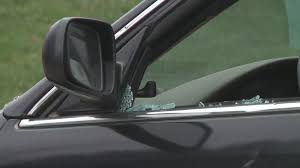
#> input picture supervised_learning/data/training/00-damage/0048.JPEG, 300 x 168 px; its folder holds only this picture in this run
$ jupyter execute --allow-errors traditional_whole_or_damged.ipynb
#> lines starting #> are read from the running program, lines starting #| are printed output that depends on the picture
# Supervised Learning: Whole or Damaged?

This is all done on black and white images

[cell 1]
import cv2
import glob
import matplotlib.pyplot as plt
import numpy as np
import os
from PIL import Image
from sklearn.model_selection import GridSearchCV
from sklearn.naive_bayes import BernoulliNB
from sklearn.neighbors import KNeighborsClassifier
from skimage.io import imread, imshow
from skimage.transform import resize
import time

### Load data

Create the following datasets:
- train_data: unfiltered training images
- train_data_f: bilateral filtered training images
- train_labels: labels for training images
- test_data: unfiltered test images
- test_data_f: bilateral filtered test images
- test_labels: labels for test images

##### Set up training data

[cell 2]
cwd = os.getcwd()
damage_dir = cwd + '/data/training/00-damage/'
whole_dir = cwd + '/data/training/01-whole/'
targetdir = cwd +  '/data/training/clustered/'
damage_move_dir = cwd + '/data_blur/training/damaged/'
whole_move_dir = cwd + '/data_blur/training/whole/'

[cell 3]
# Load the images for original data
damage_image_list = []
damage_filelist = glob.glob(damage_dir + '*.JPEG') + glob.glob(damage_dir + '*.jpg')
damage_filelist.sort()
for i, imagepath in enumerate(damage_filelist):
    print("    Status: %s / %s" %(i+1, len(damage_filelist)), end="\r")
    image = imread(imagepath,as_gray=True)
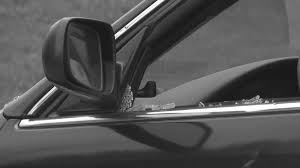
#> image: shape (168, 300) float64; min 0.0476, max 1, mean 0.328
    image = resize(image, (224,224))
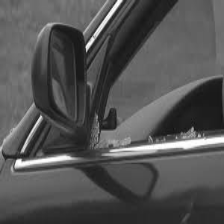
#> image: shape (224, 224) float64; min 0.0734, max 0.999, mean 0.328
    features = np.reshape(image, (224*224))
    damage_image_list.append(features)

whole_image_list = []
whole_filelist = glob.glob(whole_dir + '*.JPEG') + glob.glob(whole_dir + '*.jpg')
whole_filelist.sort()
for i, imagepath in enumerate(whole_filelist):
    print("    Status: %s / %s" %(i+1, len(whole_filelist)), end="\r")
    image = imread(imagepath,as_gray=True)
    image = resize(image, (224,224))
    features = np.reshape(image, (224*224))
    whole_image_list.append(features)

# Create Labels
damage_label = [1 for im in damage_image_list]
#> damage_label = [1]
whole_label = [0 for im in whole_image_list]

# Combine data
train_data = damage_image_list + whole_image_list
#> train_data = 1 item
train_labels = damage_label + whole_label
#> train_labels = [1]

[cell 4]
# Load the images for bilateral filtered data
damage_image_list_f = []
damage_filelist_f = glob.glob(damage_move_dir + '*.JPEG') + glob.glob(damage_move_dir + '*.jpg')
damage_filelist_f.sort()
for i, imagepath in enumerate(damage_filelist_f):
    print("    Status: %s / %s" %(i+1, len(damage_filelist_f)), end="\r")
    image = imread(imagepath,as_gray=True)
    image = resize(image, (224,224))
    features = np.reshape(image, (224*224))
    damage_image_list_f.append(features)

whole_image_list_f = []
whole_filelist_f = glob.glob(whole_move_dir + '*.JPEG') + glob.glob(whole_move_dir + '*.jpg')
whole_filelist_f.sort()
for i, imagepath in enumerate(whole_filelist_f):
    print("    Status: %s / %s" %(i+1, len(whole_filelist_f)), end="\r")
    image = imread(imagepath,as_gray=True)
    image = resize(image, (224,224))
    features = np.reshape(image, (224*224))
    whole_image_list_f.append(features)

# Combine data
train_data_f = damage_image_list_f + whole_image_list_f

##### Set up testing data

[cell 5]
damage_dir_test = cwd + '/data/validation/00-damage/'
whole_dir_test = cwd + '/data/validation/01-whole/'
damage_move_dir_test = cwd + '/data_blur/validation/damaged/'
whole_move_dir_test = cwd + '/data_blur/validation/whole/'

[cell 6]
# Load the images for original testing data
damage_image_list_t = []
damage_filelist_t = glob.glob(damage_dir_test + '*.JPEG') + glob.glob(damage_dir_test + '*.jpg')
damage_filelist_t.sort()
for i, imagepath in enumerate(damage_filelist_t):
    print("    Status: %s / %s" %(i+1, len(damage_filelist_t)), end="\r")
    image = imread(imagepath,as_gray=True)
    image = resize(image, (224,224))
    features = np.reshape(image, (224*224))
    damage_image_list_t.append(features)

whole_image_list_t = []
whole_filelist_t = glob.glob(whole_dir_test + '*.JPEG') + glob.glob(whole_dir_test + '*.jpg')
whole_filelist_t.sort()
for i, imagepath in enumerate(whole_filelist_t):
    print("    Status: %s / %s" %(i+1, len(whole_filelist_t)), end="\r")
    image = imread(imagepath,as_gray=True)
    image = resize(image, (224,224))
    features = np.reshape(image, (224*224))
    whole_image_list_t.append(features)

# Combine data
test_data = damage_image_list_t + whole_image_list_t
#> test_data = 1 item

$ run again, on supervised_learning/data/training/00-damage/0108.jpeg
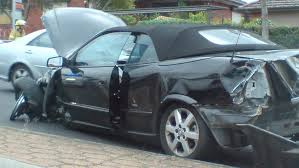
#> input picture supervised_learning/data/training/00-damage/0108.jpeg, 299 x 168 px
#> `image = imread(imagepath,as_gray=True)`:
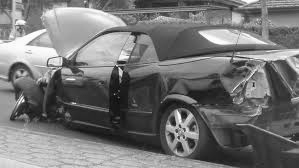
#> image: shape (168, 299) float64; min 0.00448, max 1, mean 0.458
#> `image = resize(image, (224,224))`:
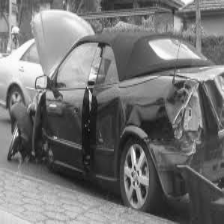
#> image: shape (224, 224) float64; min 0.0203, max 0.997, mean 0.458
#> damage_label = [1]
#> train_data = 1 item
#> train_labels = [1]
#> test_data = 1 item

$ run again, on supervised_learning/data/training/00-damage/0117.JPEG
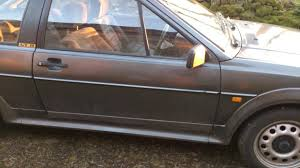
#> input picture supervised_learning/data/training/00-damage/0117.JPEG, 300 x 168 px
#> `image = imread(imagepath,as_gray=True)`:
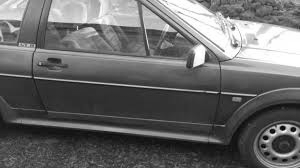
#> image: shape (168, 300) float64; min 0.00583, max 1, mean 0.412
#> `image = resize(image, (224,224))`:
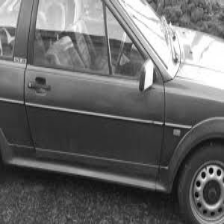
#> image: shape (224, 224) float64; min 0.0195, max 1, mean 0.412
#> damage_label = [1]
#> train_data = 1 item
#> train_labels = [1]
#> test_data = 1 item

$ run again, on supervised_learning/data/training/00-damage/0132.JPEG
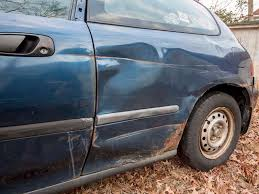
#> input picture supervised_learning/data/training/00-damage/0132.JPEG, 259 x 194 px
#> `image = imread(imagepath,as_gray=True)`:
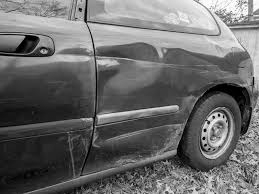
#> image: shape (194, 259) float64; min 0, max 1, mean 0.417
#> `image = resize(image, (224,224))`:
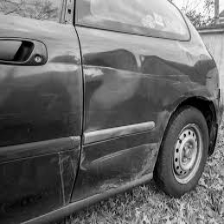
#> image: shape (224, 224) float64; min 0, max 0.999, mean 0.417
#> damage_label = [1]
#> train_data = 1 item
#> train_labels = [1]
#> test_data = 1 item

$ run again, on supervised_learning/data/training/00-damage/0055.JPEG
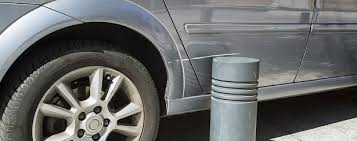
#> input picture supervised_learning/data/training/00-damage/0055.JPEG, 357 x 141 px
#> `image = resize(image, (224,224))`:
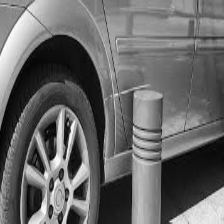
#> image: shape (224, 224) float64; min 0.00331, max 0.995, mean 0.41
#> damage_label = [1]
#> train_data = 1 item
#> train_labels = [1]
#> test_data = 1 item
